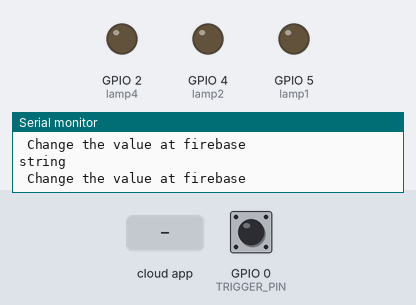
This sketch was run on a simulated ESP8266 (NodeMCU). Shown: output pins drawn as LEDs (lit = HIGH), the last lines printed to the serial monitor. The inputs (shaded band) are chosen by the test bench; at power-on: GPIO 0 (TRIGGER_PIN) HIGH. WiFi joins after 1.5 s; servers stay silent unless stated; the Firebase database answers and starts empty.

Above: at 3.7 s.
3.8 s: the phone or cloud app sets L1 to true
At 7.1 s:
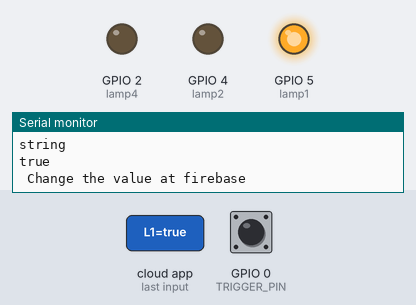
11.2 s: the phone or cloud app sets L1 to false
At 15.2 s:
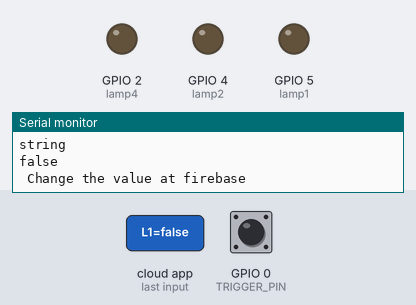
Timing chart, 0 to 16.7 s (numbered marks = the images above; inputs shaded):
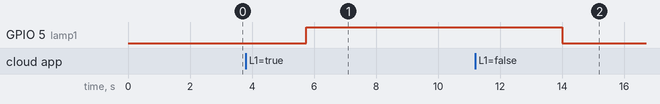

The sketch:

fireWim.ino
```cpp
#include <WiFiManager.h> // https://github.com/tzapu/WiFiManager

#include <FirebaseESP8266.h>
#include <ESP8266WiFi.h>

#ifndef STASSID
#define STASSID "spacex"
#define STAPSK  "azharpasha"
#endif

FirebaseData fbdo;

#define TRIGGER_PIN 0
bool portalRunning = false;

#define lamp1 5
#define lamp2 4
#define lamp3 0
#define lamp4 2
#define FIREBASE_HOST "https://bbbaa-1503c-default-rtdb.firebaseio.com/"
#define FIREBASE_AUTH "ptu0YLVr2HOeitbRAaZLkYqvK8PTdabBicnWsMMw"
int timeout = 120;
const char* ssid     = STASSID;
const char* password = STAPSK;

const char* host = "namas.net";
const uint16_t port = 17;

#define PinDigital 4 // mendefinisikan pin yang digunakan adalah pin Digital
int NilaiDigital;

int aa;

WiFiManager wm;

void setup() {
    pinMode(lamp1,OUTPUT);
  pinMode(lamp2,OUTPUT);
  pinMode(lamp3,OUTPUT);
  pinMode(TRIGGER_PIN, INPUT_PULLUP);
  pinMode(lamp4,OUTPUT);
    // WiFi.mode(WIFI_STA); // explicitly set mode, esp defaults to STA+AP
    // it is a good practice to make sure your code sets wifi mode how you want it.

    // put your setup code here, to run once:
    Serial.begin(115200);

    //WiFiManager, Local intialization. Once its business is done, there is no need to keep it around


}

void loop() {

    if ( digitalRead(TRIGGER_PIN) == LOW) {
    WiFiManager wm;

    //reset settings - for testing
    //wm.resetSettings();

    // set configportal timeout
    wm.setConfigPortalTimeout(timeout);

    if (!wm.startConfigPortal("WiFISpaceX")) {
      Serial.println("failed to connect and hit timeout");
      delay(3000);
      //reset and try again, or maybe put it to deep sleep
      ESP.restart();
      delay(5000);
    }

    //if you get here you have connected to the WiFi
    Serial.println("connected...yeey :)");


  }
   Firebase.begin(FIREBASE_HOST, FIREBASE_AUTH);
    jalan();
}

void checkButton(){
  // is auto timeout portal running
  if(portalRunning){
    wm.process();
  }

  // is configuration portal requested?
  if(digitalRead(TRIGGER_PIN) == HIGH) {
    delay(50);
    if(digitalRead(TRIGGER_PIN) == HIGH) {
      if(!portalRunning){
        Serial.println("Button Pressed, Starting Portal");
        wm.startWebPortal();
        portalRunning = true;
      }
      else{
        Serial.println("Button Pressed, Stopping Portal");
        wm.stopWebPortal();
        portalRunning = false;
      }
    }
  }
}

void jalan(){

if(Firebase.getString(fbdo,"/Lamp2/L1")){
  Serial.println(fbdo.dataType());
   String val = fbdo.stringData();
  Serial.println(val);
  Serial.println("\n Change the value at firebase");
  delay(100);
  if(val == "true"){
    digitalWrite(lamp1,1);
    }
  else if(val == "false"){
    digitalWrite(lamp1,0);

    }
 delay(2500);
}
}
```

Measured:
- after the input at 3.8 s, GPIO 5 (lamp1): LOW → HIGH after 2.0 s
- after the input at 11.2 s, GPIO 5 (lamp1): HIGH → LOW after 2.8 s
